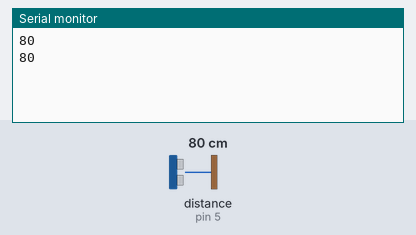
A sketch run on a simulated Arduino Uno, built with avr-gcc and run on an emulated ATmega328P. Parts: the last lines printed to the serial monitor. Inputs (shaded band) come from the test bench; at power-on: distance to the obstacle (sensor on pin 5) 80 cm. The echo pulse lasts 58.3 µs per cm.

Above: at 1.8 s.
1.9 s: distance to the obstacle (sensor on pin 5) set to 2 cm
At 2.8 s:
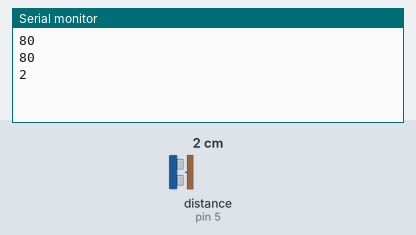
3.4 s: distance to the obstacle (sensor on pin 5) set to 4 cm
At 4.8 s:
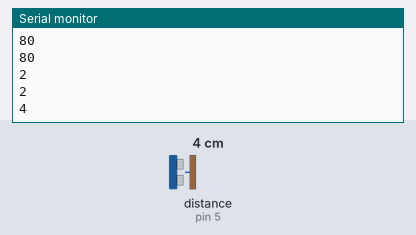
Timing chart, 0 to 6.4 s (numbered marks = the images above; inputs shaded):
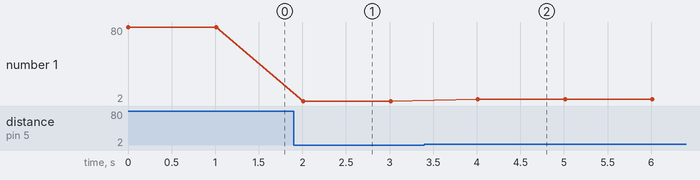

The sketch:

PROJETO_DISTANCIA.ino
```cpp
#include <Ultrasonic.h>

const int trig = 4;
const int echo = 5;

Ultrasonic ultrasonic(trig,echo);

void setup() {
  // put your setup code here, to run once:
Serial.begin(9600);
pinMode(trig,OUTPUT);
pinMode(echo,INPUT);

}

void loop() {
  // put your main code here, to run repeatedly:
int distancia = ultrasonic.distanceRead();
Serial.println(distancia);
delay(1000);
}
```

Measured:
- after the input at 1.9 s, the serial monitor: prints a new line after 0.11 s (image 1)
- after the input at 3.4 s, the serial monitor: prints a new line after 0.61 s (image 2)
- plotted number 1: 80 → 2 after the input at 1.9 s, 2 → 4 after the input at 3.4 s
